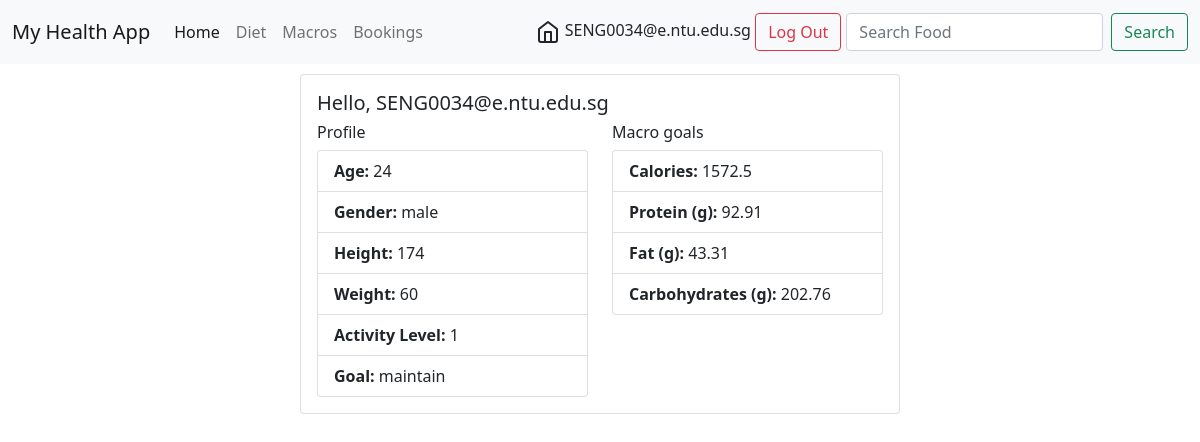
Before: / (signed in) with the older database file.
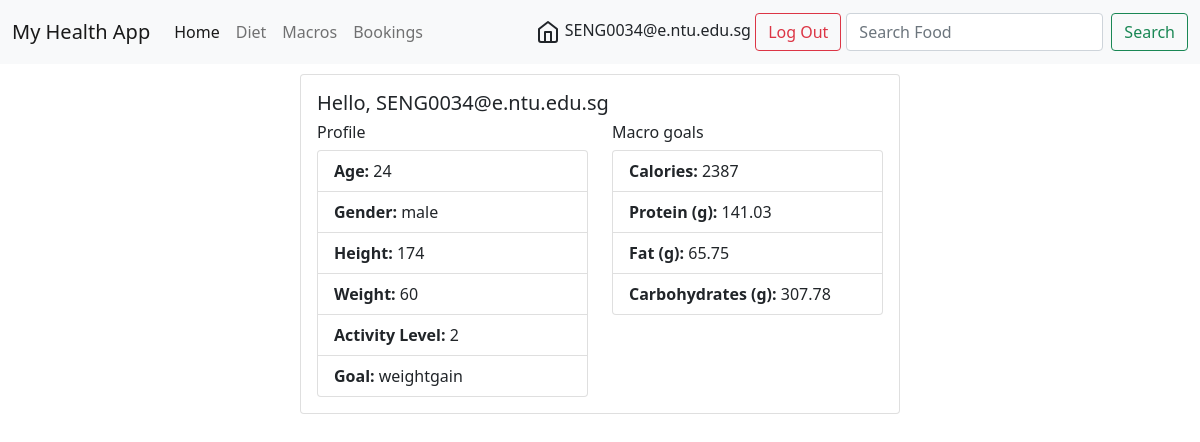
After: the same page with the newer database file.
### tables this page shows
CREATE TABLE profile (user_id INTEGER, age INTEGER , gender TEXT , height INTEGER , weight INTEGER , activity_level INTEGER, goal TEXT, FOREIGN KEY (user_id) REFERENCES users(id));

CREATE TABLE diet_goal (user_id INTEGER, calories INTEGER, protein INTEGER, fat INTEGER, carbs INTEGER, FOREIGN KEY (user_id) REFERENCES users(id));

### app.py (the view)
@app.route("/", methods=["GET", "POST"])
@login_required
def index():
    if request.method == "POST":
        con = sqlite3.connect('test.db')
        cur = con.cursor()
        if request.form.get("age"):
            cur.execute("INSERT OR REPLACE INTO profile VALUES(?, ?, ?, ?, ?, ?, ?);",
                        (session['user_id'], request.form.get("age"), request.form.get("gender"), request.form.get("height"), request.form.get("weight"), request.form.get("activitylevel"),
                        request.form.get("goal")))
        else:
            cur.execute("INSERT OR REPLACE INTO diet_goal VALUES(?, ?, ?, ?, ?);",
                            (session['user_id'], request.form.get("calories"), request.form.get("protein"), request.form.get("fat"), request.form.get("carbs")))
        con.commit()
        cur.close()
        return redirect("/")
    else:
        con = sqlite3.connect('test.db')
        con.row_factory = sqlite3.Row
        cur = con.cursor()
        res = cur.execute("SELECT * FROM profile INNER JOIN diet_goal ON profile.user_id = diet_goal.user_id WHERE profile.user_id = ?;", (session['user_id'], )).fetchone()
        if 'calories' not in session:
            try:
                session['calories'] = res['calories']
                session['protein'] = res['protein']
                session['fat'] = res['fat']
                session['carbs'] = res['carbs']
            except:
                print("Goal not set yet")
        return render_template("index.html",res=res)

### helpers.py (called while the page is built)
def login_required(f):
    @wraps(f)
    def decorated_function(*args, **kwargs):
        if session.get("user_id") is None:
            return redirect("/login")
        return f(*args, **kwargs)
    return decorated_function

### templates/index.html
{% extends "root.html" %}
{% block main %}
<div class="card" style="max-width :600px; margin:auto;">
    <div class="card-body">
      <h5>Hello, {{session['email']}}</h5>
      <div class="row">
        <div class="col">
          <h6>Profile</h6>
          {% if res %}
          <ul class="list-group">
            <li class="list-group-item"><b>Age:</b> {{res['age']}}</li>
            <li class="list-group-item"><b>Gender:</b> {{res['gender']}}</li>
            <li class="list-group-item"><b>Height:</b> {{res['height']}}</li>
            <li class="list-group-item"><b>Weight:</b> {{res['weight']}}</li>
            <li class="list-group-item"><b>Activity Level:</b> {{res['activity_level']}}</li>
            <li class="list-group-item"><b>Goal:</b> {{res['goal']}}</li>
          </ul>
        </div>
        <div class="col">
          <h6>Macro goals</h6>
          <ul class="list-group">
            <li class="list-group-item"><b>Calories:</b> {{res['calories']}}</li>
            <li class="list-group-item"><b>Protein (g):</b> {{res['protein']}}</li>
            <li class="list-group-item"><b>Fat (g):</b> {{res['fat']}}</li>
            <li class="list-group-item"><b>Carbohydrates (g):</b> {{res['carbs']}}</li>
          </ul>
        </div>
        {% endif %}
      </div>
    </div>
</div>
{% endblock %}

### templates/root.html (shortened to what this page needs)
<!DOCTYPE html>
<html lang="en">
<head>
    <link href="https://cdn.jsdelivr.net/npm/bootstrap@5.0.2/dist/css/bootstrap.min.css" rel="stylesheet">
</head>
<body>
    <nav class="navbar navbar-expand-lg navbar-light bg-light">
      <div class="container-fluid">
            <a class="navbar-brand" href="/">My Health App</a>
            <div class="collapse navbar-collapse" id="navbarSupportedContent">
              <ul class="navbar-nav me-auto mb-2 mb-lg-0">
                <li class="nav-item">
                  <a class="nav-link active" aria-current="page" href="/">Home</a>
                </li>
                <li class="nav-item">
                  <a class="nav-link" href="/diet">Diet</a>
                </li>
                <li class="nav-item">
                  <a class="nav-link" href="/macros">Macros</a>
                </li>
                <li class="nav-item">
                  <a class="nav-link" href="/bookings">Bookings</a>
                </li>
              </ul>
              {% if session["email"] %}
              <i data-feather="home"></i>
              <div style="padding: 5px">
                    {{session["email"]}}
                    <a class="btn btn-outline-danger my-2 my-sm-0" href="/logout">Log Out</a>
              </div>
              {% endif %}
            <form class="d-flex" action="/search">
              <input class="form-control me-2" name="search" placeholder="Search Food">
              <button class="btn btn-outline-success" type="submit">Search</button>
            </form>
          </div>
        </div>
      </nav>
      <div class="jumbotron" style="padding: 10px;">
        {% block main %}{% endblock %}
      </div>
</body>
</html>

Changed rows visible on the page:
removed profile: age "24", gender "male", height "174", weight "60", activity_level "1", goal "maintain"
removed diet_goal: calories "1572.5", protein "92.91", fat "43.31", carbs "202.76"
added profile: age "24", gender "male", height "174", weight "60", activity_level "2", goal "weightgain"
added diet_goal: calories "2387", protein "141.03", fat "65.75", carbs "307.78"
